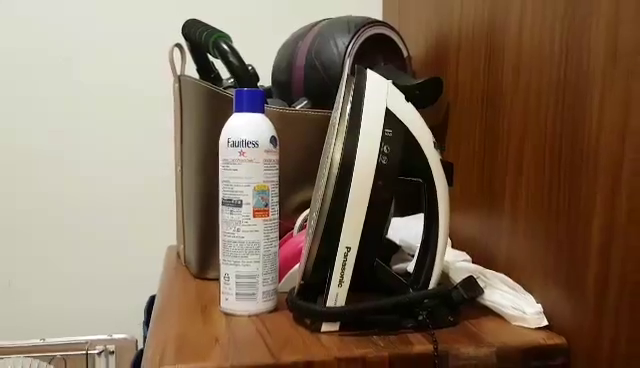
#> input picture frame 11 of video/iron2.mp4, 640 x 368 px
$ python video_matching.py
#> lines starting #> are read from the running program, lines starting #| are printed output that depends on the picture; pictures that were not available may be replaced by others from this repository, and a replacement may not be noted
### code/KLT.py
from skimage.feature import corner_harris, corner_shi_tomasi, peak_local_max
from numpy.linalg import inv
from utils import interp2
from scipy import signal
import numpy as np
import cv2

def getFeatures(img, use_shi=False):
    if use_shi:
        corner_response = corner_shi_tomasi(img)
    else:
        corner_response = corner_harris(img)
    coordinates = peak_local_max(corner_response, min_distance=15, num_peaks=300, exclude_border=20)
    # coordinates = peak_local_max(corner_response, min_distance=10, num_peaks=20, exclude_border=2)
    # return np.float32(coordinates.reshape(-1,1,2))
    return np.float32(coordinates)

def estimateAllTranslation(points, img1, img2):
    I = cv2.cvtColor(img1,cv2.COLOR_RGB2GRAY)
    I = cv2.GaussianBlur(I,(5,5),0.2)
    Iy, Ix = np.gradient(I.astype(float))

    startXs_flat = points[:,1].flatten()
    startYs_flat = points[:,0].flatten()
    newXs = np.full(startXs_flat.shape,-1,dtype=float)
    newYs = np.full(startYs_flat.shape,-1,dtype=float)
    for i in range(np.size(points[:,1])):
        if startXs_flat[i] != -1:
            newXs[i], newYs[i] = estimateFeatureTranslation(startXs_flat[i], startYs_flat[i], Ix, Iy, img1, img2)
    newXs = newXs.reshape(-1, 1)
    newYs = newYs.reshape(-1, 1)
    new_points = np.concatenate((newYs, newXs), axis=1)
    return np.float32(new_points)

def estimateFeatureTranslation(startX,startY,Ix,Iy,img1,img2, WINDOW_SIZE = 25):
    X=startX
    Y=startY
    mesh_x,mesh_y=np.meshgrid(np.arange(WINDOW_SIZE),np.arange(WINDOW_SIZE))
    img1_gray = cv2.cvtColor(img1, cv2.COLOR_RGB2GRAY)
    img2_gray = cv2.cvtColor(img2, cv2.COLOR_RGB2GRAY)
    mesh_x_flat_fix =mesh_x.flatten() + X - np.floor(WINDOW_SIZE / 2)
    mesh_y_flat_fix =mesh_y.flatten() + Y - np.floor(WINDOW_SIZE / 2)
    coor_fix = np.vstack((mesh_x_flat_fix,mesh_y_flat_fix))
    I1_value = interp2(img1_gray, coor_fix[[0],:], coor_fix[[1],:])
    Ix_value = interp2(Ix, coor_fix[[0],:], coor_fix[[1],:])
    Iy_value = interp2(Iy, coor_fix[[0],:], coor_fix[[1],:])
    I=np.vstack((Ix_value,Iy_value))
    A=I.dot(I.T)+np.eye(I.shape[0])*1e-9

    for _ in range(15):
        mesh_x_flat=mesh_x.flatten() + X - np.floor(WINDOW_SIZE / 2)
        mesh_y_flat=mesh_y.flatten() + Y - np.floor(WINDOW_SIZE / 2)
        coor=np.vstack((mesh_x_flat,mesh_y_flat))
        I2_value = interp2(img2_gray, coor[[0],:], coor[[1],:])
        Ip=(I2_value-I1_value).reshape((-1,1))
        b=-I.dot(Ip)
        solution=inv(A).dot(b)
        if( abs(solution[0,0])>0.2 and abs(solution[1,0])>0.2):
          X += solution[0,0]
          Y += solution[1,0]
    return X, Y

# [25 lines that do not run on import are left out]

### code/utils.py
import numpy as np
from scipy import signal
import matplotlib.pyplot as plt

# [27 lines left out: functions GaussianPDF_1D, GaussianPDF_2D, rgb2gray, not called in this run]

def interp2(v, xq, yq):

	if len(xq.shape) == 2 or len(yq.shape) == 2:
		dim_input = 2
		q_h = xq.shape[0]
		q_w = xq.shape[1]
		xq = xq.flatten()
		yq = yq.flatten()

	h = v.shape[0]
	w = v.shape[1]
	if xq.shape != yq.shape:
		raise 'query coordinates Xq Yq should have same shape'


	x_floor = np.floor(xq).astype(np.int32)
	y_floor = np.floor(yq).astype(np.int32)
	x_ceil = np.ceil(xq).astype(np.int32)
	y_ceil = np.ceil(yq).astype(np.int32)

	x_floor[x_floor<0] = 0
	y_floor[y_floor<0] = 0
	x_ceil[x_ceil<0] = 0
	y_ceil[y_ceil<0] = 0

	x_floor[x_floor>=w-1] = w-1
	y_floor[y_floor>=h-1] = h-1
	x_ceil[x_ceil>=w-1] = w-1
	y_ceil[y_ceil>=h-1] = h-1

	v1 = v[y_floor, x_floor]
	v2 = v[y_floor, x_ceil]
	v3 = v[y_ceil, x_floor]
	v4 = v[y_ceil, x_ceil]

	lh = yq - y_floor
	lw = xq - x_floor
	hh = 1 - lh
	hw = 1 - lw

	w1 = hh * hw
	w2 = hh * lw
	w3 = lh * hw
	w4 = lh * lw

	interp_val = v1 * w1 + w2 * v2 + w3 * v3 + w4 * v4

	if dim_input == 2:
		return interp_val.reshape(q_h,q_w)
	return interp_val

### code/video_matching.py
# https://zhuanlan.zhihu.com/p/69752670
import cv2
import numpy as np
import matplotlib.pyplot as plt
from match_util import *
from KLT import *

# prime = cv2.VideoCapture("../video/prime.mp4")
# second = cv2.VideoCapture("../video/second.mp4")

prime = cv2.VideoCapture("../video/iron2.mp4")
second = cv2.VideoCapture("../video/no_iron2.mp4")

feature_params = dict(maxCorners=200, qualityLevel=0.05, minDistance=15 , blockSize=5)

# KLT optical flow param
lk_params = dict(winSize=(24, 24), maxLevel=3, criteria=(cv2.TERM_CRITERIA_EPS | cv2.TERM_CRITERIA_COUNT, 30, 0.01), minEigThreshold=1e-3)
color = [[255, 255, 0], [51, 153, 255]] # BGR

count=0
# light flow tracking
while True:
    prime_ret, prime_frame = prime.read()  # height, width
#> prime_frame is the input picture: shape (368, 640, 3); mean B, G, R 91.3, 110.6, 130.5
    second_ret, second_frame = second.read()
    if prime_ret is False or second_ret is False:
        break

    # get features in prime video
    prime_frame_gray = cv2.cvtColor(prime_frame, cv2.COLOR_BGR2GRAY)
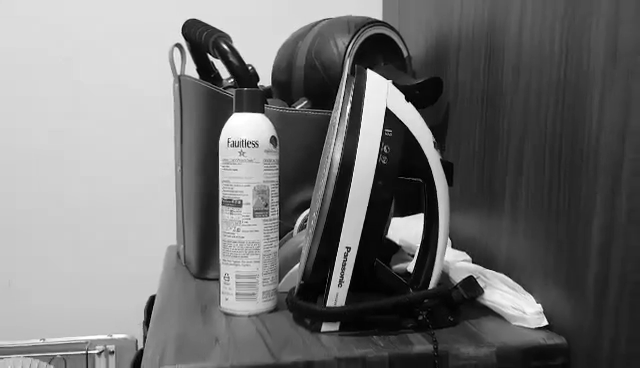
#> prime_frame_gray: shape (368, 640); min 0, max 255, mean 114.3
    # p0 = cv2.goodFeaturesToTrack(prime_frame_gray, mask=None, **feature_params)
    p0 = getFeatures(prime_frame_gray, use_shi=False)
#> in getFeatures, `corner_response = corner_harris(img)`:
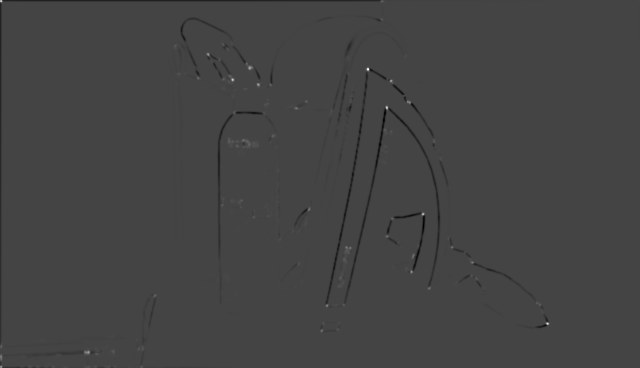
#> corner_response: shape (368, 640) float64; min -2.25, max 6.15, mean -0.0159; drawn with min black and max white
#> in getFeatures, `coordinates = peak_local_max(corner_response, min_distance=15, num_pea..`: coordinates = 159 pairs, first value 21 to 345, second value 31 to 617
#> p0 has the same summary as coordinates in getFeatures

    second_frame_gray = cv2.cvtColor(second_frame, cv2.COLOR_BGR2GRAY)
    # calculate optical flow by KLT
    p1 = estimateAllTranslation(p0, prime_frame, second_frame)
#> in estimateAllTranslation, `Iy, Ix = np.gradient(I.astype(float))`:
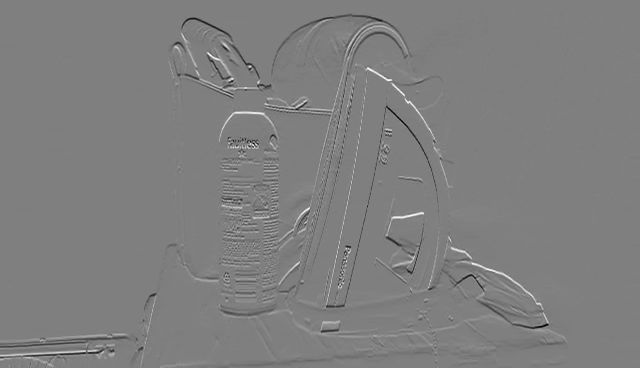
#> Iy: shape (368, 640) float64; min -114.5, max 114, mean -0.3; drawn with min black and max white
#> in estimateAllTranslation, `Iy, Ix = np.gradient(I.astype(float))`:
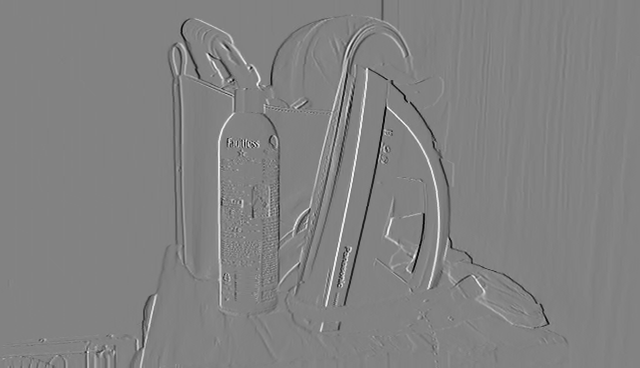
#> Ix: shape (368, 640) float64; min -120, max 114.5, mean -0.3; drawn with min black and max white
#> in estimateAllTranslation, `startXs_flat = points[:,1].flatten()`: startXs_flat = 159 values, max 617 at index 114, min 31 at index 128, mean 318.2
#> in estimateAllTranslation, `startYs_flat = points[:,0].flatten()`: startYs_flat = 159 values, max 345 at index 59, min 21 at index 64, mean 169.1
#> the loop in estimateAllTranslation, `for i in range(np.size(points[:,1])):` made 159 passes
#> A in estimateFeatureTranslation on passes 1 to 3: [[268665.3, -95795], [-95795, 237067]], [[204510.3, -12734.8], [-12734.8, 295264.8]], [[436415.8, -128752.2], [-128752.2, 208790.5]]
    # p1, st, err = cv2.calcOpticalFlowPyrLK(prime_frame_gray, second_frame_gray, p0, None, **lk_params)
    # choose the match keypoints
    # pts_second = p1[st == 1] # width, height
    # pts_prime = p0[st == 1]
    pts_second = p1
    pts_prime = p0
    # print(pts_prime.shape)
    # print(pts_second.shape)

    # Warp second frame to the first frame
    H, mask = cv2.findHomography(pts_second, pts_prime, cv2.RANSAC, 5.0) # src, dst
    size = (second_frame.shape[1], second_frame.shape[0])

    second_frame_warp = cv2.warpPerspective(second_frame, H, size)
    second_frame_warp_gray = cv2.cvtColor(second_frame_warp, cv2.COLOR_BGR2GRAY)

    # [39 lines of commented-out code are left out]

    second_frame = second_frame_warp

    diff_frame = (prime_frame[:,:,0].astype(int) - second_frame[:,:,0].astype(int)) # * mask_frame
#> diff_frame: shape (368, 640) int64; every value is 0
    diff_frame[diff_frame<100] = 0

    diff_frame = np.dstack([diff_frame]*3)
#> diff_frame: shape (368, 640, 3) int64; every value is 0
    second_frame = diff_frame + second_frame
    cv2.imshow('diff frame', np.uint8(diff_frame))
    cv2.imshow('diff frame', np.uint8(second_frame))

    k = cv2.waitKey(27) & 0xff
#> (key Esc is pressed here)
    if k == 27:
        break
    count+=1

cv2.destroyAllWindows()
prime.release()
second.release()

$ run again, starting later in the video
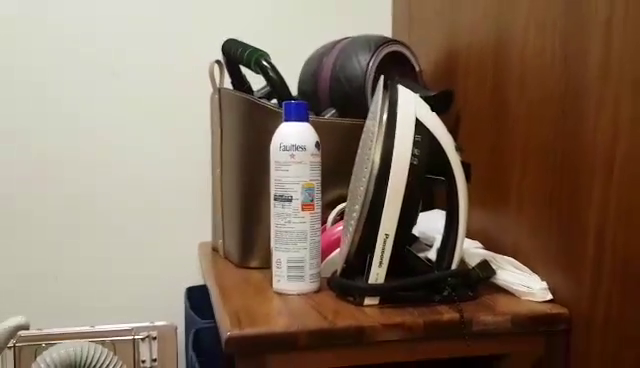
#> input picture frame 49 of video/iron2.mp4, 640 x 368 px
#> prime_frame is the input picture: shape (368, 640, 3); mean B, G, R 95.7, 112.9, 132
#> in getFeatures, `corner_response = corner_harris(img)`:
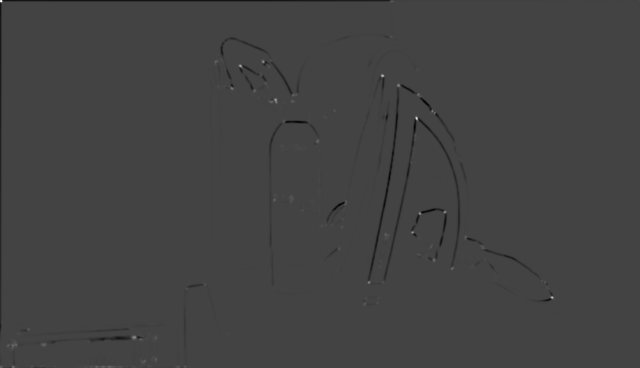
#> corner_response: shape (368, 640) float64; min -1.61, max 4.48, mean -0.0115; drawn with min black and max white
#> coordinates = 143 pairs, first value 25 to 344, second value 32 to 616
#> p0 has the same summary as coordinates in getFeatures
#> in estimateAllTranslation, `Iy, Ix = np.gradient(I.astype(float))`:
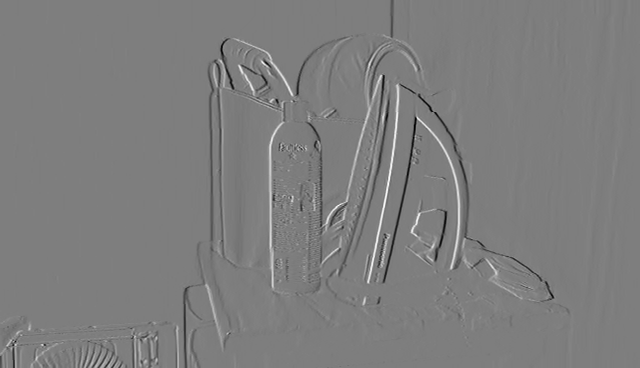
#> Ix: shape (368, 640) float64; min -103.5, max 105.5, mean -0.2; drawn with min black and max white
#> startXs_flat = 143 values, max 616 at index 100, min 32 at index 106, mean 325.6
#> startYs_flat = 143 values, max 344 at index 21, min 25 at index 83, mean 175.7
#> the loop in estimateAllTranslation, `for i in range(np.size(points[:,1])):` made 143 passes
#> A in estimateFeatureTranslation on passes 1 to 7: [[362494.5, -131234.5], [-131234.5, 176848]], [[364905.8, 84767.5], [84767.5, 68477]], [[146395.3, -7477.8], [-7477.8, 244215]], [[274203.5, -182603.8], [-182603.8, 229707.8]], [[179021.5, -17996], [-17996, 249399.3]], [[219594.3, -2102.5], [-2102.5, 146023.5]], [[204673.3, 124283.8], [124283.8, 239833.8]]

$ run again, starting later in the video
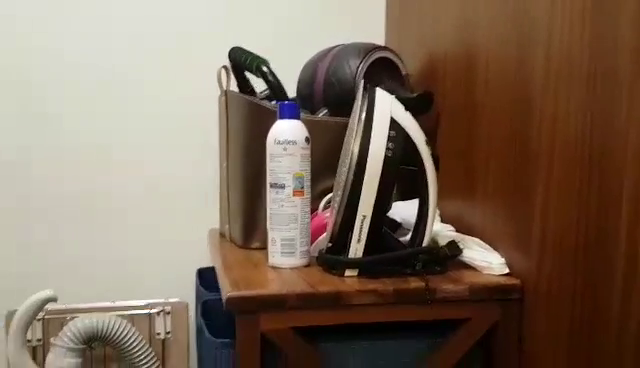
#> input picture frame 88 of video/iron2.mp4, 640 x 368 px
#> prime_frame is the input picture: shape (368, 640, 3); mean B, G, R 92.9, 109.3, 128.1
#> in getFeatures, `corner_response = corner_harris(img)`:
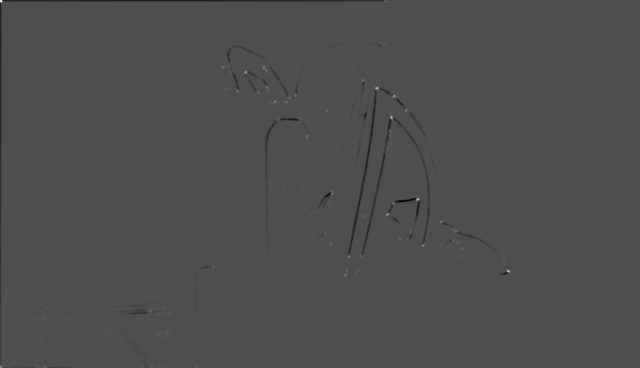
#> corner_response: shape (368, 640) float64; min -2.01, max 4.48, mean -0.0102; drawn with min black and max white
#> coordinates = 133 pairs, first value 22 to 347, second value 32 to 619
#> p0 has the same summary as coordinates in getFeatures
#> in estimateAllTranslation, `Iy, Ix = np.gradient(I.astype(float))`:
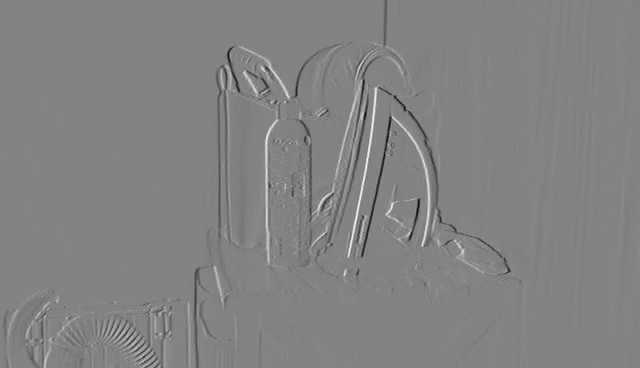
#> Ix: shape (368, 640) float64; min -116, max 109.5, mean -0.2; drawn with min black and max white
#> startXs_flat = 133 values, max 619 at index 101, min 32 at index 123, mean 324
#> startYs_flat = 133 values, max 347 at index 65, min 22 at index 98, mean 170.7
#> the loop in estimateAllTranslation, `for i in range(np.size(points[:,1])):` made 133 passes
#> A in estimateFeatureTranslation on passes 1 to 8: [[132330, 13562], [13562, 247245.8]], [[459886.8, 64565.2], [64565.2, 240835]], [[338871.5, -98984], [-98984, 161721.8]], [[265730.8, -50415.2], [-50415.2, 186081.5]], [[226454.5, 9529.8], [9529.8, 232947.5]], [[220737, -209246], [-209246, 284159.5]], [[335221, -174589.5], [-174589.5, 218324]], [[210405, 68584.8], [68584.8, 69457]]
